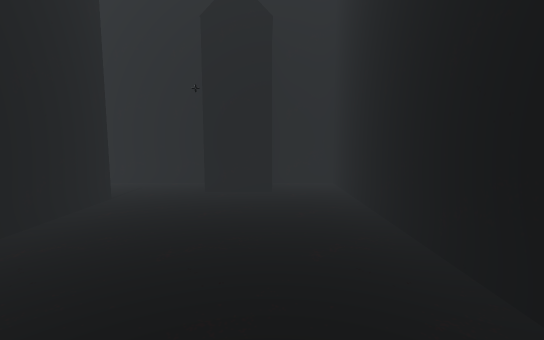
[1] (above)

21 first-person views from a walk through a Unity game level. The camera is 1.5 m above the floor, tilts 6° down and sees 90° across. The floor is counted in squares, 1 m on a side. Each view is taken from the middle of a square. On the plan, view 1 faces up. The plan holds only what a view shows up to about 14 squares ahead; the rest is blank. The place goes on beyond the plan. The player is left out.

[2]
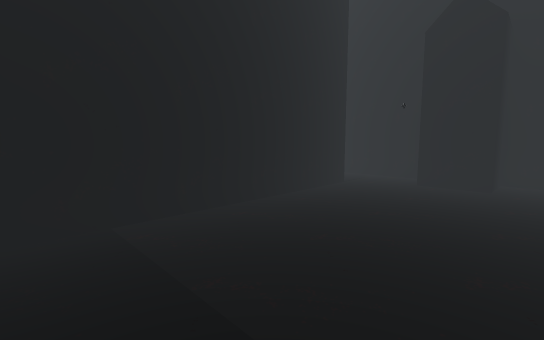

[3]
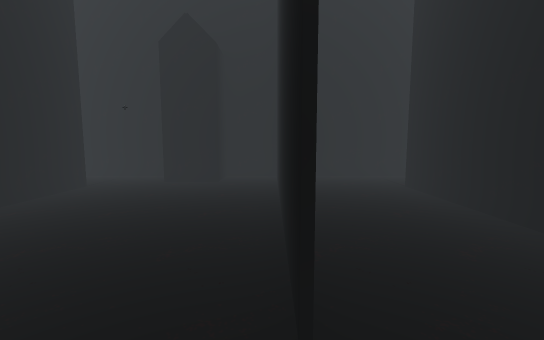

[4]
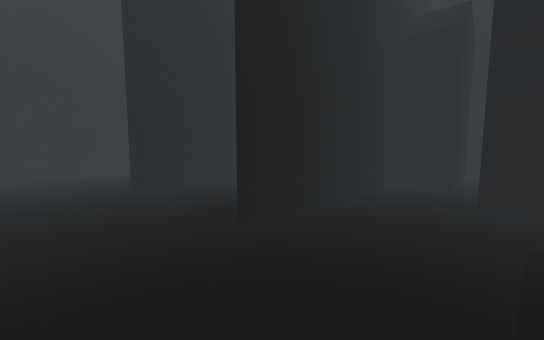

[5]
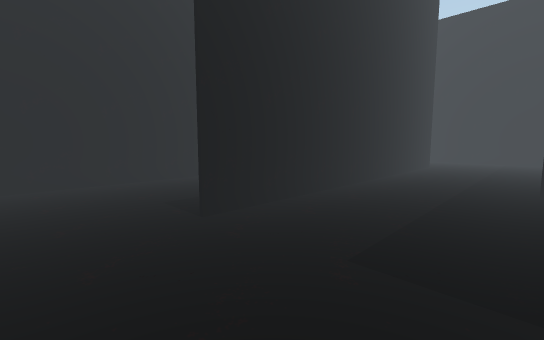

[6]
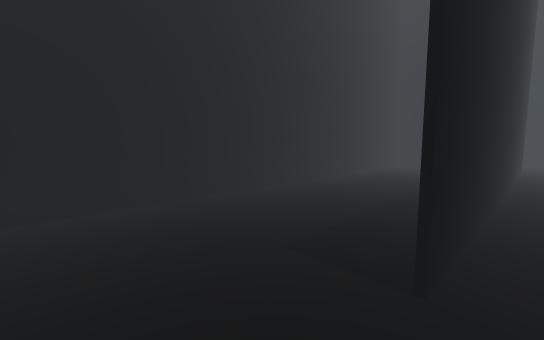

[7]
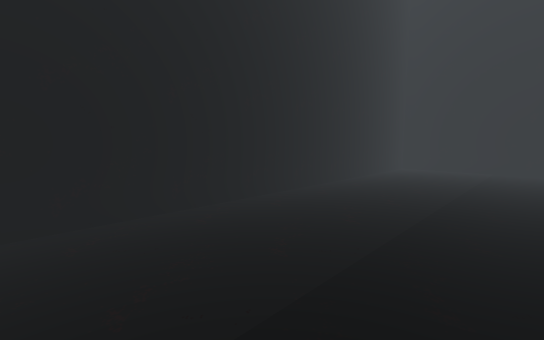

[8]
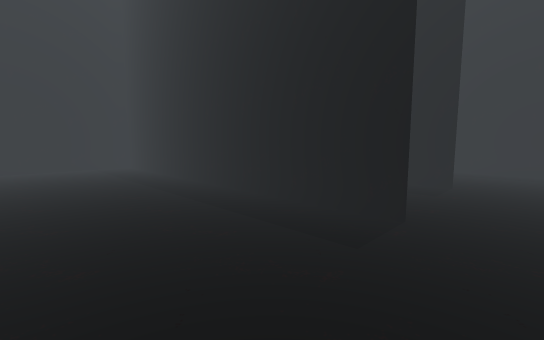

[9]
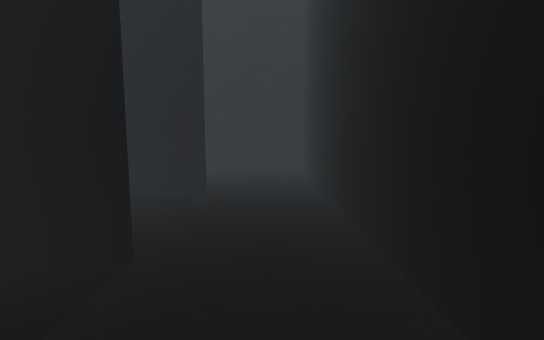

[10]
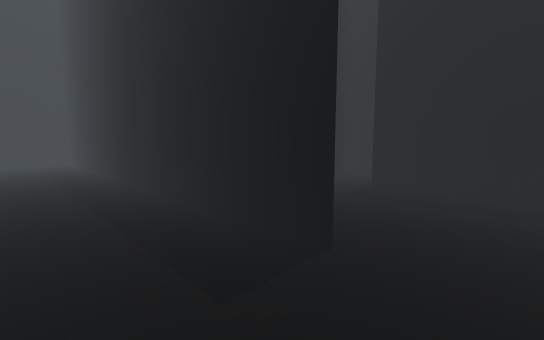

[11]
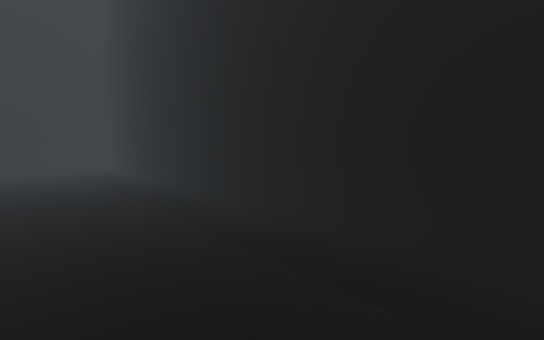

[12]
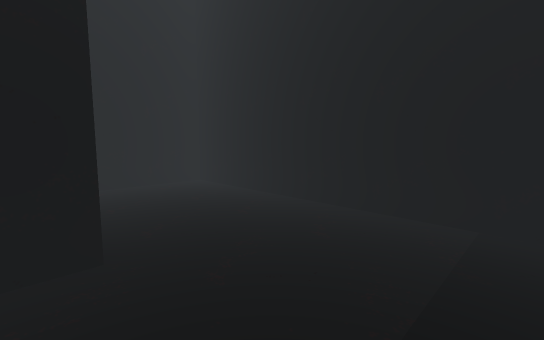

[13]
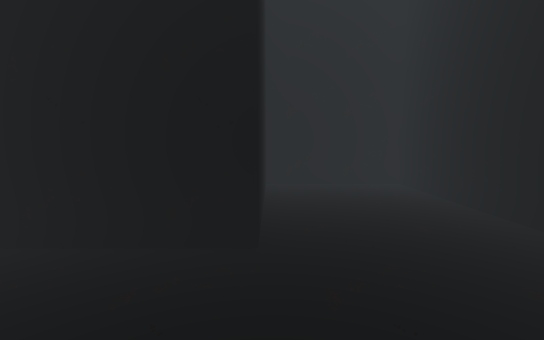

[14]
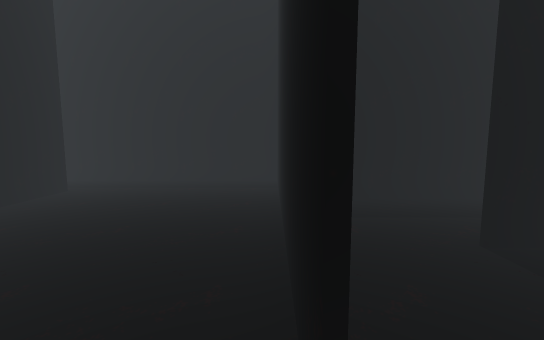

[15]
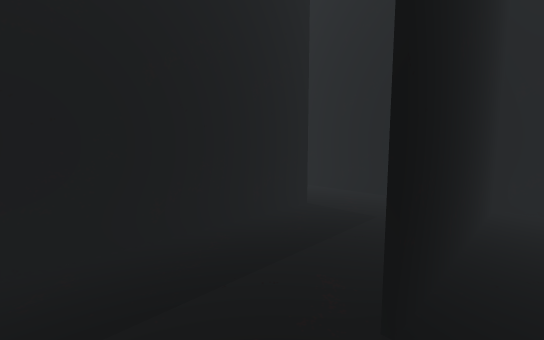

[16]
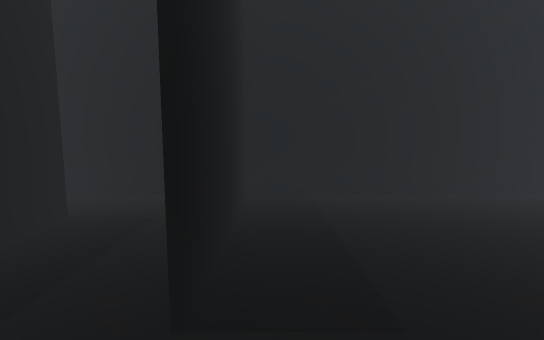

[17]
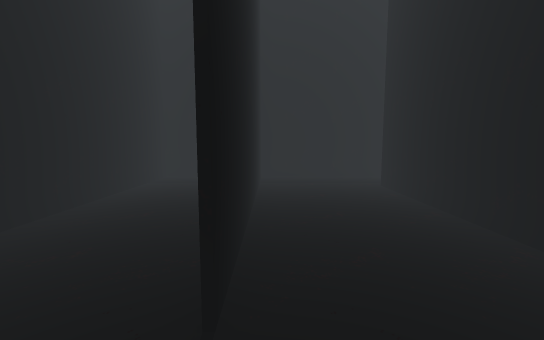

[18]
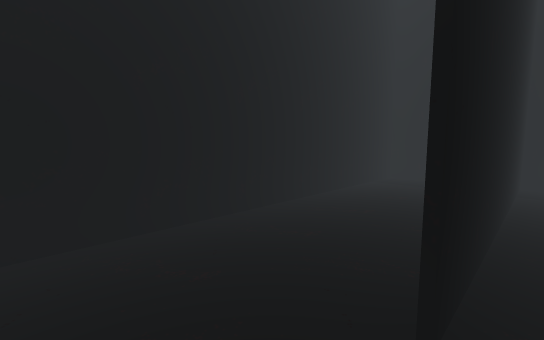

[19]
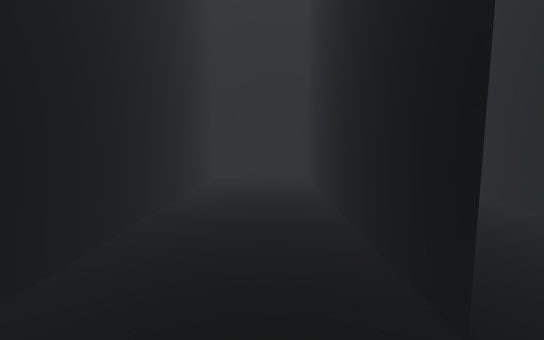

[20]
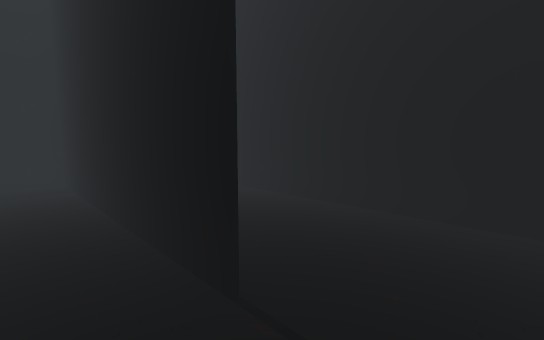

[21]
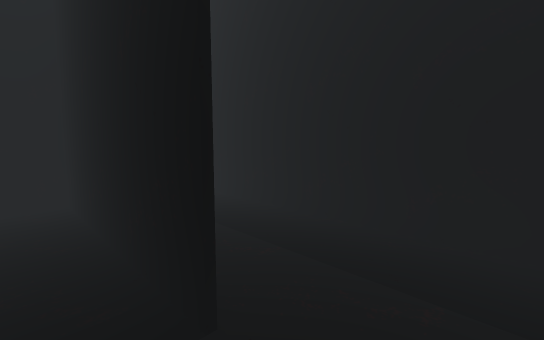

### Floor plan
Ten units are one square. View 1 is at (0, 0); x grows to the right and y downward. Boxes are objects, and circles mark ways between rooms. Rooms are numbered by the first view taken in them; rooms with no view inside come last. Other rooms are left out.
<svg viewBox="-130 -210 240 240">
<path fill="none" stroke="#000" d="M-19 -98 -90 -98M1 -99 99 -99M-42 -70 -42 25 25 25M-43 -59 -43 -70M-91 -99 -20 -99M-94 -148 37 -148M57 -149 57 -201M-125 -166 -125 -43 -70 -43M45 -205 -121 -205M22 3 22 -98 0 -98M-104 -10 -43 -10 -43 -24M-125 -21 -125 -4M105 -105 105 -205 58 -205 58 -147 -93 -147M65 -71 65 25 65 -70M79 -98 39 -98M23 -91 23 3M25 25 105 25 105 -91M-121 25 -50 25M-125 -4 -125 8"/>
<rect x="-25" y="-95" width="30" height="20" fill="#bbb"><title>other object</title></rect>
<circle cx="20" cy="15" r="3" fill="#2a7"/>
<circle cx="-115" cy="-10" r="3" fill="#2a7"/>
<text x="-30" y="-110">1</text>
<text x="70" y="-40">2</text>
<text x="-90" y="10">3</text>
</svg>
Room 1 opens to room 2. Room 1 opens to room 3.

Where each view was taken, in squares from view 1:
view 1: 0 up, 0 right, facing up
view 2: 2 down, 1 right, facing up-left
view 3: 2 down, 2 right, facing up
view 4: 6 up, 12 left, facing up-right
view 5: 10 up, 12 left, facing up-right
view 6: 14 up, 12 left, facing up-right
view 7: 15 up, 10 left, facing up-right
view 8: 20 up, 11 left, facing down-right
view 9: 18 up, 11 left, facing down
view 10: 13 up, 11 left, facing down-right
view 11: 14 up, 6 left, facing down-right
view 12: 11 up, 5 right, facing up-right
view 13: 11 up, 6 right, facing up
view 14: 8 up, 4 left, facing down
view 15: 5 up, 5 left, facing down-left
view 16: 5 up, 5 left, facing left
view 17: 9 up, 6 right, facing down
view 18: 9 up, 6 right, facing down-right
view 19: 9 up, 8 right, facing down
view 20: 9 up, 8 right, facing down-left
view 21: 2 up, 12 left, facing down-right
